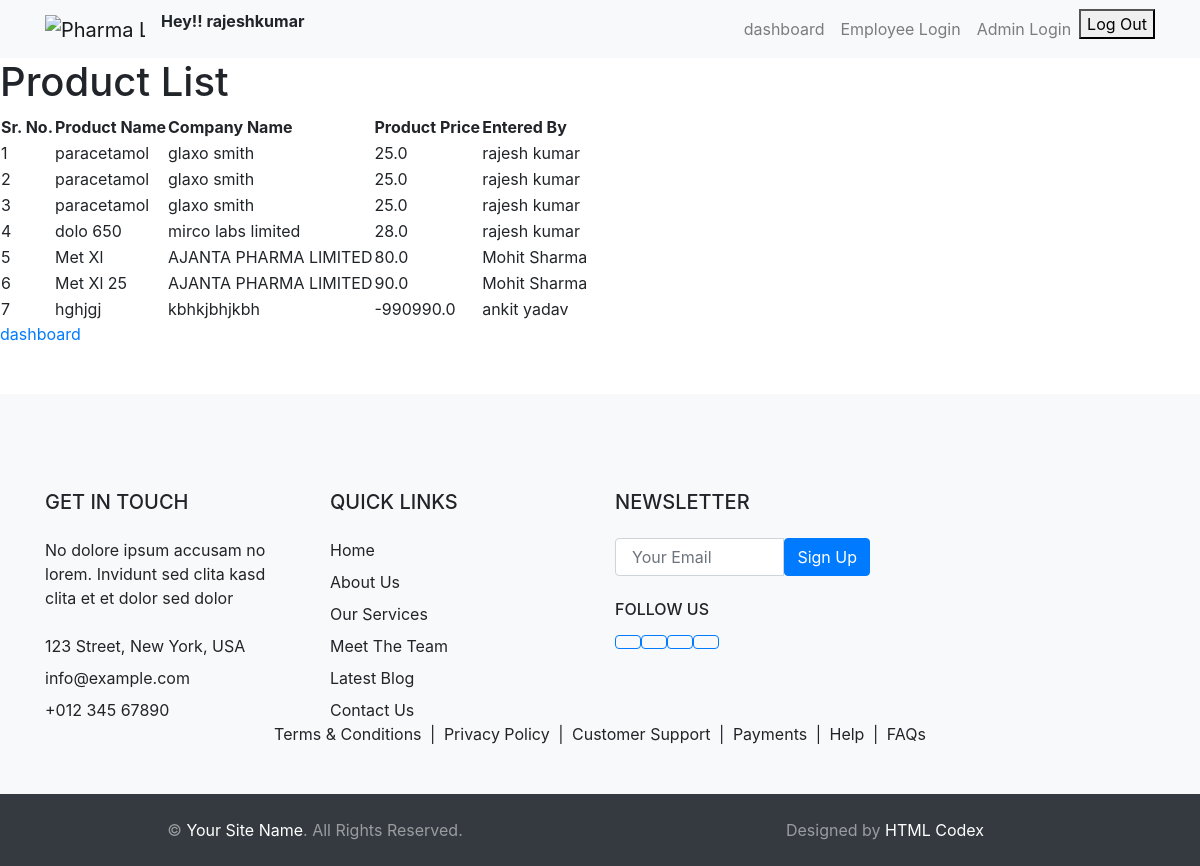
/product_list/ (signed in), run on the app's committed database.
### admin_control/models.py (models this page shows, shortened)
class Product(models.Model):
    Product_Name=models.CharField(max_length=50)
    Company_Name=models.CharField(max_length=50)
    Product_Image=models.ImageField( upload_to="media", height_field=None, width_field=None, max_length=None)
    Product_Price=models.FloatField(default=0,validators=[MinValueValidator(0)])
    Entered_By=models.ForeignKey(User,on_delete=models.CASCADE,default=None)

### admin_control/views.py (the view)
# urls.py: path('product_list/', product_list, name='product_list'),
@login_required
def product_list(request):
    products = Product.objects.all()
    context = {
        'products': products
    }
    return render(request, 'product_list.html', context)

### templates/product_list.html
{% include 'header.html' %}
{% block content %}
    <h1>Product List</h1>
    <table>
        <thead>
            <tr>
                <th>Sr. No.</th>
                <th>Product Name</th>
                <th>Company Name</th>
                <th>Product Price</th>
                <th>Entered By</th>
            </tr>
        </thead>
        <tbody>
            {% for item  in products %}
            <tr>
                <td>{{ forloop.counter }}</td>
                <td>{{ item.Product_Name}}</td>
                <td>{{ item.Company_Name}}</td>
                <td>{{ item.Product_Price }}</td>
                <td>{{ item.Entered_By.first_name }} {{ item.Entered_By.last_name }}</td>
            </tr>
            {% endfor %}
        </tbody>
    </table>
    <a href="{%url 'dashboard'%}">dashboard</a>
{% endblock  %}
{% include 'footer.html' %}

### templates/header.html (shortened to what this page needs)
<!DOCTYPE html>
<html lang="en">
<head>
      <link rel="stylesheet" href="https://maxcdn.bootstrapcdn.com/bootstrap/4.5.2/css/bootstrap.min.css">
<header>
    <nav class="navbar navbar-expand-lg navbar-light bg-light">
      <div class="container">
        <a class="navbar-brand" href="#"><img src="https://t3.ftcdn.net/jpg/01/06/33/74/360_F_106337464_PqrDoCy2HhtDr6ezOGq13hvpVFcMGpQV.jpg" alt="Pharma Logo"style="max-width: 100px; height: auto;"></a>
        <p><strong>Hey!! {{ request.user }}</strong></p>
        <div class="collapse navbar-collapse" id="navbarNav">
          <div class="navbar-nav ml-auto">
            <div class="nav-item">
              <a class="nav-link" href="{% url "dashboard" %}">dashboard</a>
            </div>
            <div class="nav-item">
                <a class="nav-item nav-link"href="{% url 'login' %}">Employee Login</a>
            </div>
            <div>
              <a class="nav-item nav-link" href="{% url 'admin:index' %}">Admin Login</a>
            </div>
            <div class="nav-item">
              {% include 'logout.html' %}
            </div>
          </div>
        </div>
      </div>
    </nav>
  </header>
</body>
</html>

### data on the page
Product: Product_Name "paracetamol", Company_Name "glaxo smith", Product_Price "25.0", Entered_By.first_name "rajesh", Entered_By.last_name "kumar"
Product: Product_Name "paracetamol", Company_Name "glaxo smith", Product_Price "25.0", Entered_By.first_name "rajesh", Entered_By.last_name "kumar"
Product: Product_Name "paracetamol", Company_Name "glaxo smith", Product_Price "25.0", Entered_By.first_name "rajesh", Entered_By.last_name "kumar"
Product: Product_Name "dolo 650", Company_Name "mirco labs limited", Product_Price "28.0", Entered_By.first_name "rajesh", Entered_By.last_name "kumar"
Product: Product_Name "Met Xl", Company_Name "AJANTA PHARMA LIMITED", Product_Price "80.0", Entered_By.first_name "Mohit", Entered_By.last_name "Sharma"
Product: Product_Name "Met Xl 25", Company_Name "AJANTA PHARMA LIMITED", Product_Price "90.0", Entered_By.first_name "Mohit", Entered_By.last_name "Sharma"
Product: Product_Name "hghjgj", Company_Name "kbhkjbhjkbh", Product_Price "-990990.0", Entered_By.first_name "ankit", Entered_By.last_name "yadav"

### other printed values
{{ request.user }} "rajeshkumar"
